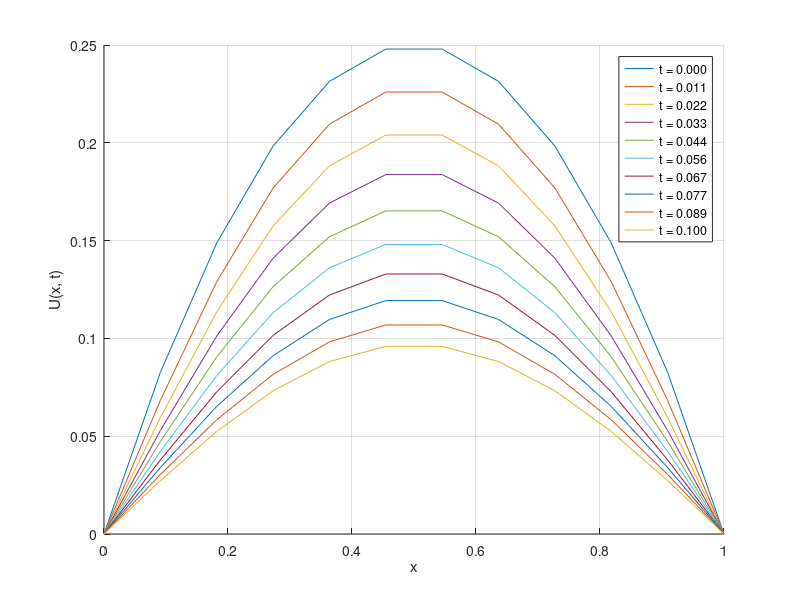

The MATLAB source for this figure:
clc 
clear all
close all

%Numerical solution 

% Define parameters
n_x = 10;                  % Number of spatial points
n_t = 400;                   % Number of time steps
a = 0;                     % Start of spatial domain
b = 1;                     % End of spatial domain
t_0 = 0;                   % Initial time
t_n = 0.1;                % Final time
dx = (b - a) / (n_x + 1);  % Spatial step size
dt = (t_n - t_0) / n_t;    % Time step size
x = linspace(a, b, n_x + 2)'; % Spatial grid, including boundary points
alpha = 1;                 % Diffusivity constant
r = alpha * dt / dx^2;     % Stability parameter for explicit method
k =5;
% Check stability for explicit method
if r > 0.5
    error('The scheme is unstable, reduce dt or increase n_x.');
end

U_N = zeros (n_x+2,n_t);
%initial condation
U_N(:,1) =  x.*(b-x);
  % Initial condition for numerical solution
 
U_N(1, :) = 0;              % Boundary condition at x = 0
U_N(end, :) = 0; 
for j = 1: n_t -1
    for i  = 2: n_x +1
        U_N(i,j+1) = r*U_N(i-1,j)+(1-2*r)*U_N(i,j)+r*U_N(i+1,j);
    end
end

% Visualize the solution
figure;
time_steps_to_plot = round(linspace(1, n_t, 10)); % Select 10 time steps to plot
hold on;
for idx = 1:length(time_steps_to_plot)
    plot(x, U_N(:, time_steps_to_plot(idx)), 'DisplayName', sprintf('t = %.3f', (time_steps_to_plot(idx) - 1) * dt));
end
hold off;
%title('Numerical Solution ');
xlabel('x');
ylabel('U(x, t)');
legend('show');
grid on;